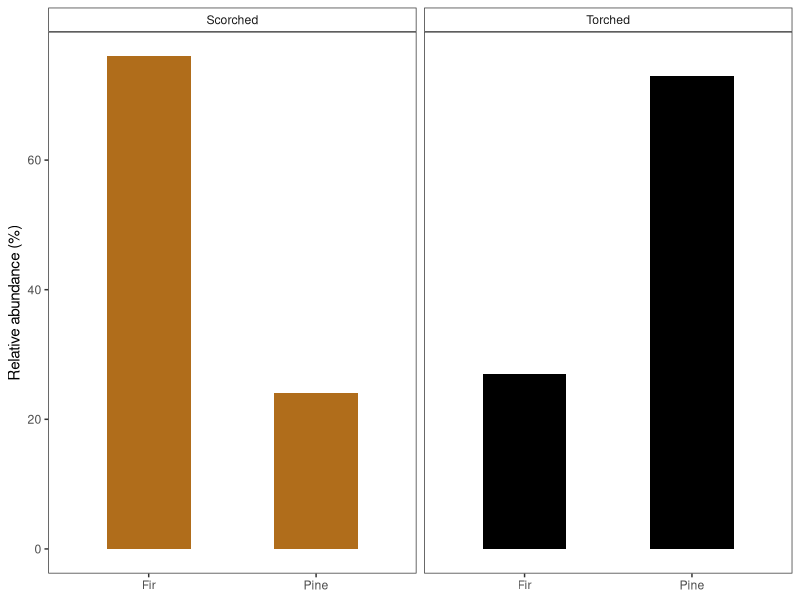
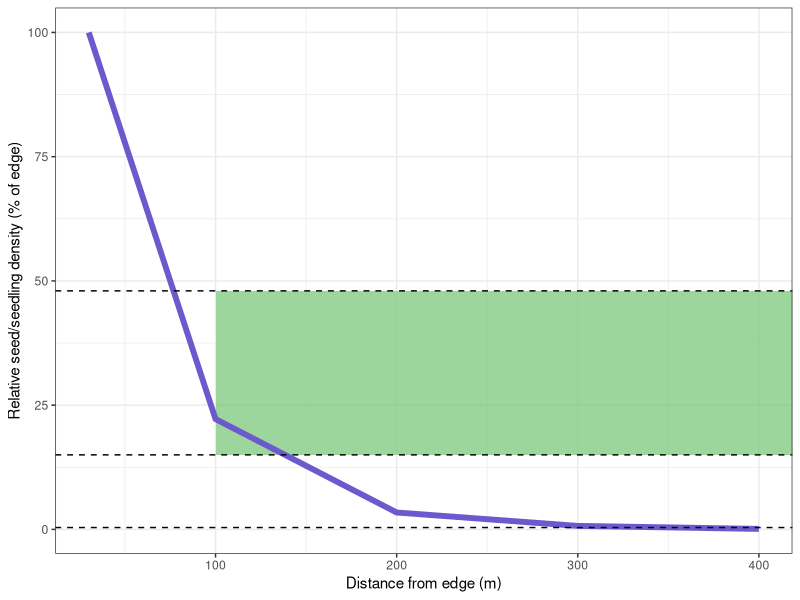

Write the R code that produced these figures, in order.
## Make figs for AFE pres

library(ggplot2)
library(here)

datadir = readLines(here("data_dir.txt"), n=1)

# Bar plot of percent pine and fir in scorched and torched

d = data.frame(prop = c(76, 24, 27, 73),
               taxon = c("Fir", "Pine", "Fir", "Pine"),
               intens = c("Scorched", "Scorched", "Torched", "Torched"))

p = ggplot(d, aes(fill = intens, x = taxon, y = prop)) +
    geom_bar(stat = "identity", width = 0.5) +
    facet_grid(~intens) +
    theme_bw() +
    scale_fill_manual(values = c("Scorched" = "#b06d1b", "Torched" = "black"), guide = FALSE) +
    theme(strip.background = element_rect(fill = NA), panel.grid = element_blank()) +
    labs(x = NULL, y = "Relative abundance (%)")

png(file.path(datadir, "figures/afe-pres-species.png"), res = 300, width = 800, height = 1000)
print(p)
dev.off()



## Make the hypothetical dispersal plot

d = data.frame(dist = c(30, 100, 200, 300, 400),
               theoretical = c(100,22.2, 3.4, 0.7, 0.1))

p = ggplot(d , aes(x = dist, y = theoretical)) +
    geom_rect(xmin = 100, xmax = 600, ymin = 15.0, ymax = 48.0, fill = "#71c571", alpha = 0.2) +
    geom_line(linewidth = 2, color = "slateblue") +
    theme_bw() +
    geom_hline(yintercept = 0.38, lty = 2) +
    geom_hline(yintercept = 15, lty = 2) +
    geom_hline(yintercept = 48, lty = 2) +
    labs(x = "Distance from edge (m)", y = "Relative seed/seedling density (% of edge)")

png(file.path(datadir, "figures/afe-pres-theoretical-dens.png"), res = 200, width = 1200, height = 1000)
print(p)
dev.off()
